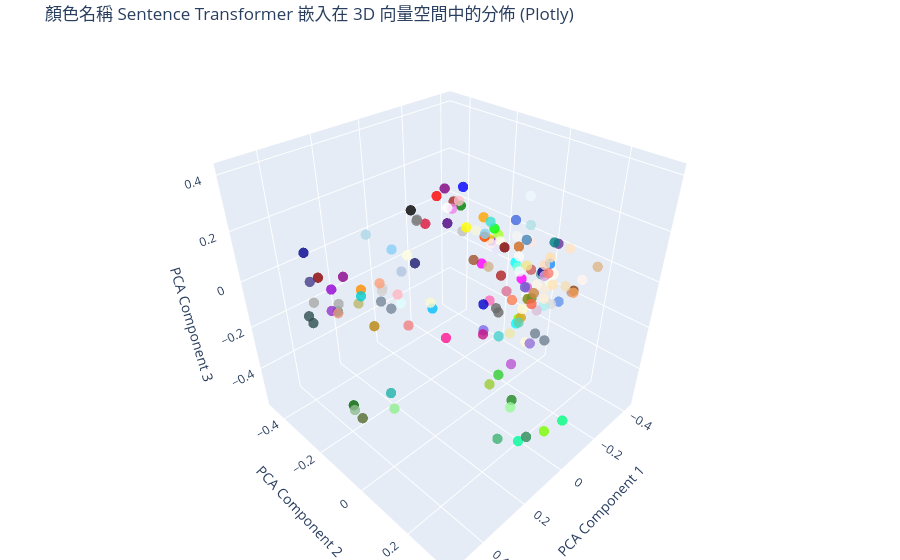

Notebook source saved alongside this figure:
### Markdown cell above
### language model embedding

### Code cell
from sentence_transformers import SentenceTransformer, util
import numpy as np

def get_sentence_embeddings(sentences: list[str], model_name: str = 'all-MiniLM-L6-v2'):
    """
    使用 Sentence Transformers 模型生成句子嵌入。

    Args:
        sentences (list[str]): 要生成嵌入的句子列表。
        model_name (str): 要使用的預訓練模型名稱。
                          'all-MiniLM-L6-v2' 是一個小巧但性能不錯的通用模型。
                          其他選項如 'paraphrase-multilingual-MiniLM-L12-v2' (多語言),
                          'all-mpnet-base-v2' (性能更強) 等。

    Returns:
        np.ndarray: 句子的嵌入向量矩陣。
    """
    print(f"正在載入 Sentence Transformer 模型: {model_name}...")
    model = SentenceTransformer(model_name)
    print("模型載入完成。")

    print("正在生成句子嵌入...")
    embeddings = model.encode(sentences, convert_to_numpy=True)
    print(f"生成 {len(sentences)} 個句子的嵌入，每個嵌入維度為 {embeddings.shape[1]}。")
    return embeddings

def plot_color_name_embeddings_3d_plotly_st(
    color_names: list[str],
    color_hex_values: list[str],
    color_rgb_values: list[tuple[int, int, int]],
    embeddings_3d: np.ndarray
):
    """
    使用 Plotly 繪製 3D 顏色名稱的 Sentence Transformer 嵌入。
    """
    import plotly.graph_objects as go

    fig = go.Figure()

    fig.add_trace(go.Scatter3d(
        x=embeddings_3d[:, 0],
        y=embeddings_3d[:, 1],
        z=embeddings_3d[:, 2],
        mode='markers',
        marker=dict(
            size=6,
            color=color_hex_values,
            opacity=0.8
        ),
        hoverinfo='text',
        hovertext=[f"名稱: {name}<br>十六進制: {hex_val}<br>RGB: {rgb_val}"
                   for name, hex_val, rgb_val in zip(color_names, color_hex_values, color_rgb_values)],
        name='顏色名稱嵌入'
    ))

    # 標註一些代表性的顏色名稱 (與之前相同，但使用新的嵌入座標)
    # 這裡為了簡潔，省略了具體的標註邏輯，您可以根據需要添加
    # 確保 `color_names` 和 `embeddings_3d` 的順序一致

    fig.update_layout(
        title='顏色名稱 Sentence Transformer 嵌入在 3D 向量空間中的分佈 (Plotly)',
        scene=dict(
            xaxis_title='PCA Component 1',
            yaxis_title='PCA Component 2',
            zaxis_title='PCA Component 3',
            aspectmode='cube'
        ),
        margin=dict(l=0, r=0, b=0, t=40),
        hovermode='closest'
    )
    fig.show()

### Figure 1 — Plotly figure (JSON) as saved in the notebook; plotly's stock layout.template omitted (floating-point values rounded to 4 significant figures; data arrays with more than 128 entries replaced by an {"elided": "..."} marker saying what was removed)
{"data": [{"hoverinfo": "text", "hovertext": {"elided": "148 str values"}, "marker": {"color": {"elided": "148 str values"}, "opacity": 0.8, "size": 6}, "mode": "markers", "name": "顏色名稱嵌入", "type": "scatter3d", "x": {"elided": "148 float values"}, "y": {"elided": "148 float values"}, "z": {"elided": "148 float values"}}], "layout": {"hovermode": "closest", "margin": {"b": 0, "l": 0, "r": 0, "t": 40}, "scene": {"aspectmode": "cube", "xaxis": {"title": {"text": "PCA Component 1"}}, "yaxis": {"title": {"text": "PCA Component 2"}}, "zaxis": {"title": {"text": "PCA Component 3"}}}, "title": {"text": "顏色名稱 Sentence Transformer 嵌入在 3D 向量空間中的分佈 (Plotly)"}}}
